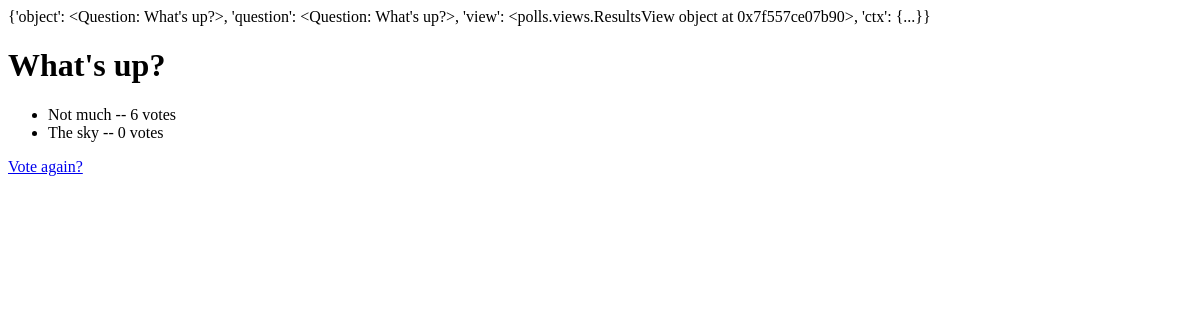
/polls/1/results/, run on an earlier commit of the app's database.
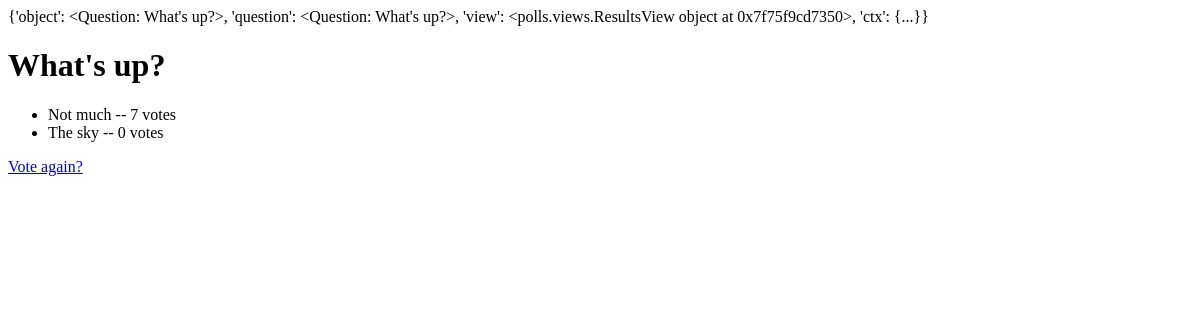
And on a later commit of the database.
### polls/models.py (models this page shows, shortened)
class Question(models.Model):
    question_text = models.CharField(max_length=200)
    pub_date = models.DateTimeField('date published')
    def __str__(self):
        return self.question_text

class Choice(models.Model):
    question = models.ForeignKey(Question, on_delete=models.CASCADE)
    choice_text = models.CharField(max_length=200)
    votes = models.IntegerField(default=0)

### polls/views.py (the view)
# urls.py: path('<int:pk>/results/', views.ResultsView.as_view(), name='results'),
class ResultsView(generic.DetailView):
    model = Question
    template_name = 'polls/results.html'
    """Just to see what the context looks like. Will be displayed in results.html"""
    def get_context_data(self, **kwargs):
        ctx = super(ResultsView, self).get_context_data(**kwargs)
        ctx['ctx'] = ctx
        return ctx

### polls/templates/polls/results.html
<p> {{ctx}} </p>
<h1>{{ question.question_text }}</h1>
<ul>
{% for choice in question.choice_set.all %}
    <li>{{ choice.choice_text }} -- {{ choice.votes }} vote{{ choice.votes|pluralize }}</li>
{% endfor %}
</ul>
<a href="{% url 'polls:detail' question.id %}">Vote again?</a>

What changed in the data, as far as the page shows it:
computed for Question "What's up?": question_text "{'object': <Question: What's up?>, 'question': <Question: What's up?>, 'view': <polls.views.ResultsView object at 0x7f557ce07b90>, 'ctx': {...}}" → "{'object': <Question: What's up?>, 'question': <Question: What's up?>, 'view': <polls.views.ResultsView object at 0x7f75f9cd7350>, 'ctx': {...}}"
changed Choice "Not much": votes "6" → "7"
